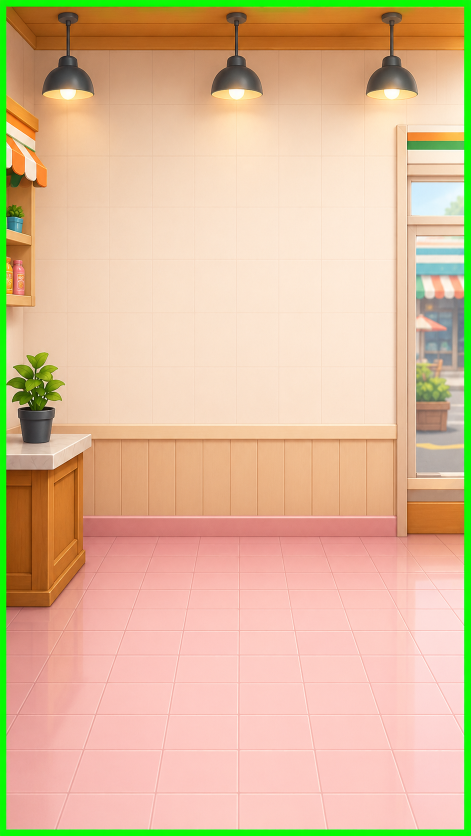
#> input picture shared-assets/Store/ChatGPT Image 2026년 6월 2일 오전 05_05_35 (1).png, 941 x 1672 px (shown at 1/2 size)
$ python logo-keyout.py '../../../shared-assets/Store/ChatGPT Image 2026년 6월 2일 오전 05_05_35 (1).png' out.png
#> lines starting #> are read from the running program, lines starting #| are printed output that depends on the picture
# 로고 PNG의 단색 배경(흰색 또는 녹색 크로마)을 투명 처리한다.
# 핵심: 가장자리에서 flood-fill 로 "배경에 연결된" 배경색만 제거 → 로고 내부의 흰색/녹색(예: 엠블럼 속 축구장)은 보존.
# 녹색 모드는 유지 픽셀의 녹색 끼(엣지 프린지)를 despill 로 완화한다. chroma.cjs(sharp)의 의존성 없는(PIL) 일반화 버전.
#
# 사용: python scripts/logo-keyout.py <input.png> [output.png]
#   배경색(white|green)은 네 모서리에서 자동 판정. output 생략 시 <name>_logo_t.png 로 저장.
# 출력: public/art/ 의 <name>_logo_t.png  (허브 카드 로고 오버레이용)
import sys
from collections import deque
from pathlib import Path
from PIL import Image


def is_green(r, g, b):
    # chroma.cjs 와 동일 판정: 순수~밝은 녹색.
    return g > 130 and r < 110 and b < 120 and (g - r) > 55 and (g - b) > 35


def is_white(r, g, b):
    mn, mx = min(r, g, b), max(r, g, b)
    return mn >= 236 and (mx - mn) <= 14  # 거의 무채색 흰색만


def detect_mode(px, w, h):
    corners = [px[0, 0], px[w - 1, 0], px[0, h - 1], px[w - 1, h - 1]]
    if all(is_green(c[0], c[1], c[2]) for c in corners):
        return 'green'
    if all(is_white(c[0], c[1], c[2]) for c in corners):
        return 'white'
    raise SystemExit(f'배경색 자동판정 실패(모서리={corners}). white/green 단색 배경이 아님.')


def key_out(src: Path, out: Path) -> str:
    im = Image.open(src).convert('RGBA')
    w, h = im.size
#> w = 941; h = 1672
    px = im.load()
    mode = detect_mode(px, w, h)
#> mode = 'green'
    is_bg = is_green if mode == 'green' else is_white

    # 1) 테두리에서 flood-fill: 배경에 연결된 배경색 픽셀만 투명화(로고 경계/내부에서 멈춤).
    visited = bytearray(w * h)
    dq = deque()
    for x in range(w):
        dq.append((x, 0)); dq.append((x, h - 1))
    for y in range(h):
        dq.append((0, y)); dq.append((w - 1, y))
    while dq:
        x, y = dq.popleft()
        if x < 0 or y < 0 or x >= w or y >= h:
            continue
        idx = y * w + x
        if visited[idx]:
            continue
        visited[idx] = 1
        r, g, b, a = px[x, y]
        if not is_bg(r, g, b):
            continue
        px[x, y] = (r, g, b, 0)
        dq.append((x + 1, y)); dq.append((x - 1, y))
        dq.append((x, y + 1)); dq.append((x, y - 1))
#> this loop made 277674 passes
#> (r, g, b) on passes 1 to 3: (52, 229, 20), (38, 236, 21), (40, 236, 18)

    # 2) 경계 처리: 투명에 인접한 유지 픽셀.
    snap = im.copy().load()
    for y in range(h):
        for x in range(w):
            r, g, b, a = snap[x, y]
            if a == 0:
                continue
            if not any(0 <= x + dx < w and 0 <= y + dy < h and snap[x + dx, y + dy][3] == 0
                       for dx, dy in ((1, 0), (-1, 0), (0, 1), (0, -1))):
                continue
            if mode == 'green':
                # despill: 녹색 끼 완화 + 강한 녹색 프린지는 알파 감쇠.
                if g > r and g > b:
                    ng = int((r + b) / 2 + (g - (r + b) / 2) * 0.5)
                    spill = g - max(r, b)
                    na = a if spill < 60 else int(a * max(0.0, (90 - spill) / 30.0))
                    px[x, y] = (r, ng, b, min(a, na))
            else:
                # white: 밝은 헤일로 알파를 흰색도에 비례해 감쇠.
                mn = min(r, g, b)
                if mn >= 205:
                    na = int(a * max(0.0, (255 - mn) / 50.0))
                    if na < a:
                        px[x, y] = (r, g, b, na)

    out.parent.mkdir(parents=True, exist_ok=True)
    im.save(out)
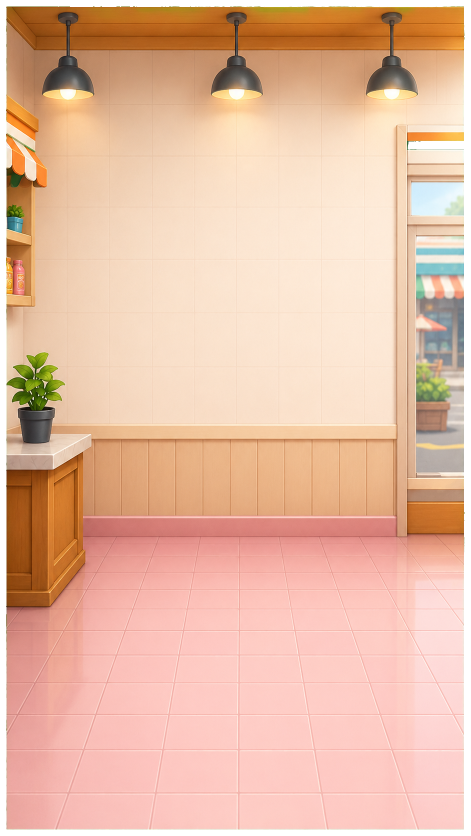
#> saved as out.png: PIL image 941x1672 RGBA (shown at 1/2 size); mean R, G, B, A 221.1, 187.9, 153.6, 243.7; transparent parts drawn white
    return f'{out.name} (mode={mode})'


def main():
    if len(sys.argv) < 2:
        print('usage: python scripts/logo-keyout.py <input.png> [output.png]')
        raise SystemExit(2)
    src = Path(sys.argv[1])
    if len(sys.argv) >= 3:
        out = Path(sys.argv[2])
    else:
        stem = src.stem.replace('_Logo', '').replace('_logo', '')
        out = src.with_name(f'{stem}_logo_t.png')
    print('ok', key_out(src, out))


if __name__ == '__main__':
    main()

$ run again, on shared-assets/Store/ChatGPT Image 2026년 6월 2일 오전 05_05_35 (3).png
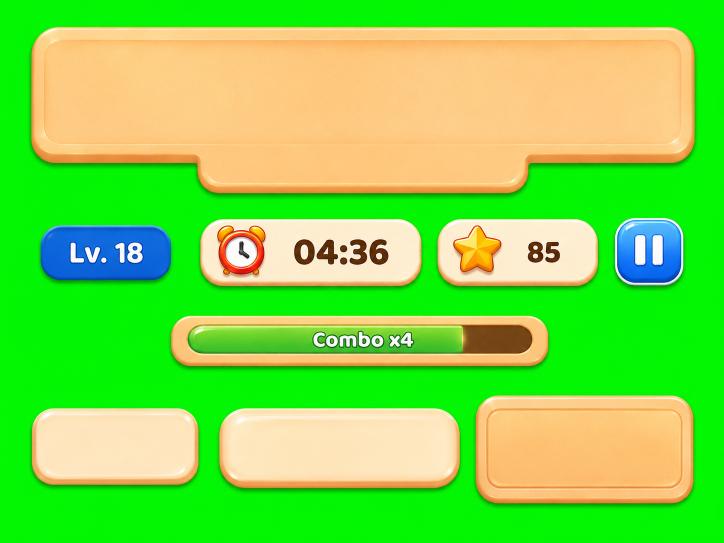
#> input picture shared-assets/Store/ChatGPT Image 2026년 6월 2일 오전 05_05_35 (3).png, 1448 x 1086 px (shown at 1/2 size)
#> mode = 'green'
#> the loop in key_out, `while dq:` made 2963640 passes
#> (r, g, b) on passes 1 to 3: (19, 238, 15), (17, 237, 14), (12, 243, 14)
#> in key_out, `im.save(out)`:
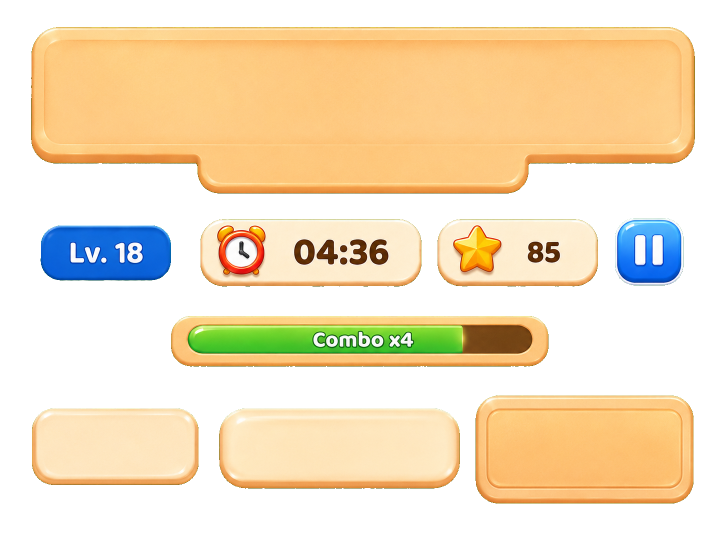
#> saved as out.png: PIL image 1448x1086 RGBA (shown at 1/2 size); mean R, G, B, A 124.2, 218.2, 74.8, 135; transparent parts drawn white

$ run again, on shared-assets/Store/ChatGPT Image 2026년 6월 2일 오전 05_05_35 (4).png
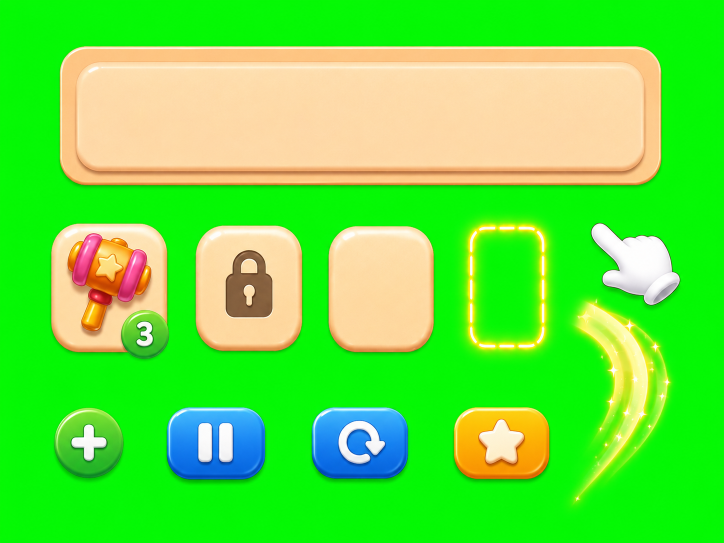
#> input picture shared-assets/Store/ChatGPT Image 2026년 6월 2일 오전 05_05_35 (4).png, 1448 x 1086 px (shown at 1/2 size)
#> mode = 'green'
#> the loop in key_out, `while dq:` made 3666728 passes
#> (r, g, b) on passes 1 to 3: (22, 239, 16), (21, 239, 16), (14, 243, 16)
#> in key_out, `im.save(out)`:
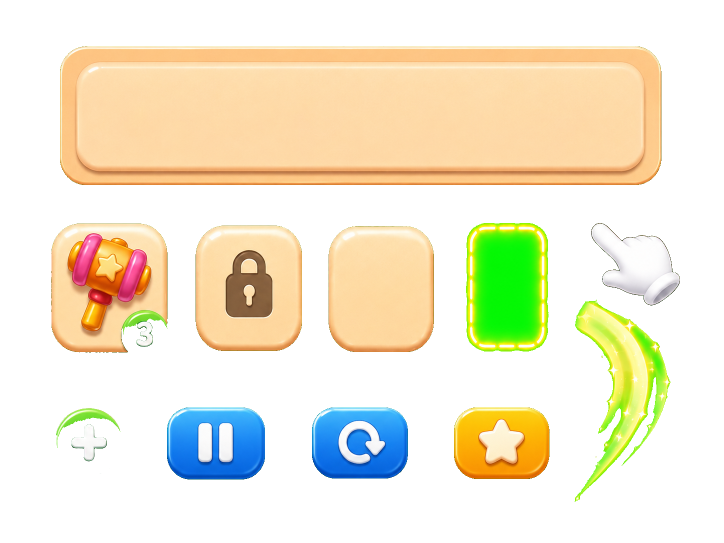
#> saved as out.png: PIL image 1448x1086 RGBA (shown at 1/2 size); mean R, G, B, A 96, 228.5, 63.3, 105.9; transparent parts drawn white
